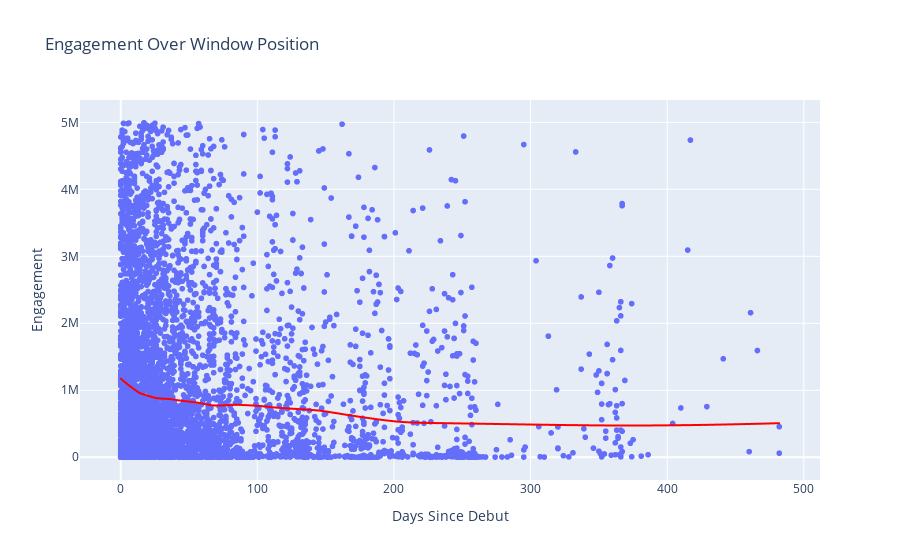

The cell this chart's notebook holds for it:
### Code cell
# Plot Engagement over trend window.
fig = px.scatter(no_orig, 
                 x = "Days Since Debut", 
                 y = "Engagement", 
                 trendline = "lowess", 
                 trendline_options = dict(frac = .5),
                 trendline_color_override = 'red',
                 title="Engagement Over Window Position")
fig.show()

### Figure 1 — Plotly figure (JSON) as saved in the notebook; plotly's stock layout.template omitted (floating-point values rounded to 4 significant figures; data arrays with more than 128 entries replaced by an {"elided": "..."} marker saying what was removed)
{"data": [{"hovertemplate": "Days Since Debut=%{x}<br>Engagement=%{y}<extra></extra>", "legendgroup": "", "marker": {"color": "#636efa", "symbol": "circle"}, "mode": "markers", "name": "", "showlegend": false, "type": "scattergl", "x": {"elided": "5682 int values"}, "xaxis": "x", "y": {"elided": "5682 int values"}, "yaxis": "y"}, {"hovertemplate": "<b>LOWESS trendline</b><br><br>Days Since Debut=%{x}<br>Engagement=%{y} <b>(trend)</b><extra></extra>", "legendgroup": "", "line": {"color": "red"}, "marker": {"color": "#636efa", "symbol": "circle"}, "mode": "lines", "name": "", "showlegend": false, "type": "scattergl", "x": {"elided": "5682 int values"}, "xaxis": "x", "y": {"elided": "5682 float values"}, "yaxis": "y"}], "layout": {"legend": {"tracegroupgap": 0}, "title": {"text": "Engagement Over Window Position"}, "xaxis": {"anchor": "y", "domain": [0, 1], "title": {"text": "Days Since Debut"}}, "yaxis": {"anchor": "x", "domain": [0, 1], "title": {"text": "Engagement"}}}}
